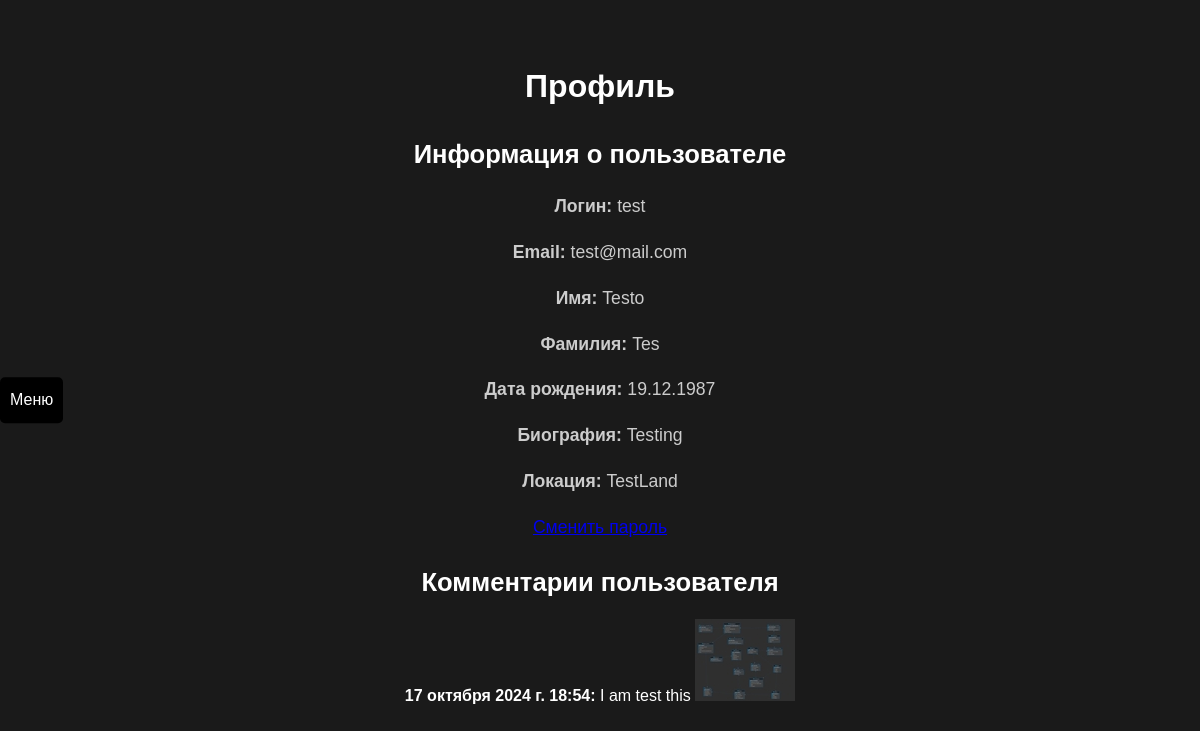
The page /users/profile/1/ (signed in) on the database its author committed.
### users/models.py (models this page shows, shortened)
class Profile(models.Model):
    user = models.OneToOneField(User, on_delete=models.CASCADE, verbose_name="Пользователь")
    bio = models.TextField(blank=True, null=True, verbose_name="Биография")
    location = models.CharField(max_length=255, blank=True, null=True, verbose_name="Местоположение")
    birth_date = models.DateField(null=True, blank=True, verbose_name="Дата рождения")
    class Meta:
        verbose_name = "Профиль"
        verbose_name_plural = "Профили"

### crypto/models.py (models this page shows, shortened)
class Comment(models.Model):
    post = models.ForeignKey(Post, related_name='comments', on_delete=models.CASCADE, verbose_name="Запись")
    user = models.ForeignKey(User, related_name='user_comments', on_delete=models.CASCADE, verbose_name="Пользователь")
    content = models.TextField(blank=True, null=True, verbose_name="Комментарий")
    image = models.ImageField(upload_to='photos/%Y/%m/%d/', default=None, blank=True, null=True, verbose_name="Фото")
    created_at = models.DateTimeField(auto_now_add=True, verbose_name="Дата создания")
    class Meta:
        verbose_name = "Комментарий"
        verbose_name_plural = "Комментарии"

### users/views.py (the view, shortened to what this page needs)
# urls.py: path('profile/<int:pk>/', views.ProfileUser.as_view(), name='profile'),
class ProfileUser(LoginRequiredMixin, DataMixin, UpdateView):
    model = get_user_model()  # Указывает на модель пользователя
    form_class = ProfileUserForm
    template_name = 'users/profile.html'
    extra_context = {'title': "Профиль пользователя"}
    def get_object(self, queryset=None):
        return Profile.objects.get(user=self.request.user)
    def get_context_data(self, **kwargs):
        context = super().get_context_data(**kwargs)
        user = self.request.user
        context['user'] = user
        profile = self.get_object()
        context['profile'] = profile
        user_comments = Comment.objects.filter(user=user)  # Замените Comment на вашу модель комментариев
        context['user_comments'] = user_comments
        context['comment_count'] = user_comments.count()
        return context

### crypto/utils.py (called while the page is built)
    def get_context_data(self, **kwargs):
        context = super().get_context_data(**kwargs)
        context['home_url'] = reverse('home')  # URL для главной страницы
        context['markets_url'] = reverse('markets')  # URL для страницы рынков
        context['trade_url'] = reverse('trade')  # URL для списка постов4e
        if self.request.user.is_authenticated:
            context['profile_url'] = reverse('users:profile', kwargs={'pk': self.request.user.pk})
        else:
            context['profile_url'] = '#'
        return context

### users/templates/users/profile.html (shortened to what this page needs)
{% extends 'base.html' %}
{% block content %}
<head>
</head>
<body>
<div class="menu-toggle">Меню</div>
    <h1>Профиль</h1>
    <h2>Информация о пользователе</h2>
    <p><strong>Логин:</strong> {{ user.username }}</p>
    <p><strong>Email:</strong> {{ user.email }}</p>
    <p><strong>Имя:</strong> {{ user.first_name }}</p>
    <p><strong>Фамилия:</strong> {{ user.last_name }}</p>
    <p><strong>Дата рождения:</strong> {{ profile.birth_date|date:"d.m.Y" }}</p>
    <p><strong>Биография:</strong> {{ profile.bio|default:"Нет данных" }}</p>
    <p><strong>Локация:</strong> {{ profile.location|default:"Нет данных" }}</p>
    <p ><a href="{% url 'users:password_change' %}">Сменить пароль</a></p>
    <h2>Комментарии пользователя</h2>
    {% if user_comments %}
        <ul>
            {% for comment in user_comments %}
                <li>
                    <strong>{{ comment.created_at }}:</strong>
                    {{ comment.content|default:"Без текста" }}
                    {% if comment.image %}
                        <img src="{{ comment.image.url }}" alt="Изображение" style="max-width: 100px; max-height: 100px;">
                    {% endif %}
                </li>
            {% endfor %}
        </ul>
    {% else %}
        <p>Нет комментариев.</p>
</body>
    {% endif %}
{% endblock %}

### static/darkmode.css (style rules this page uses)
body { background-color: #1a1a1a; color: #ffffff; font-family: Arial, sans-serif; line-height: 1.6; }
h1 { font-size: 2rem; margin-bottom: 20px; }
h2 { font-size: 1.6rem; margin-bottom: 15px; }
p { font-size: 1.1rem; color: #cccccc; }
ul { list-style-type: none; padding: 0; }
li { margin-bottom: 10px; }
html { font-family: sans-serif; }

### users/templates/users/profile.html (style rules this page uses)
.menu-toggle { position: fixed; left: 0; top: 50%; transform: translateY(-50%); background: #000; color: #fff; padding: 10px; cursor: pointer; z-index: 1000; border-radius: 5px; text-align: center; transition: opacity 0.3s; }

### rows shown on the page
Profile: birth_date "19.12.1987", bio "Testing", location "TestLand"
Comment: created_at "17 октября 2024 г. 18:54", content "I am test this", image (picture)

### other values the page prints
{{ user.username }} "test"
{{ user.email }} "test@mail.com"
{{ user.first_name }} "Testo"
{{ user.last_name }} "Tes"
